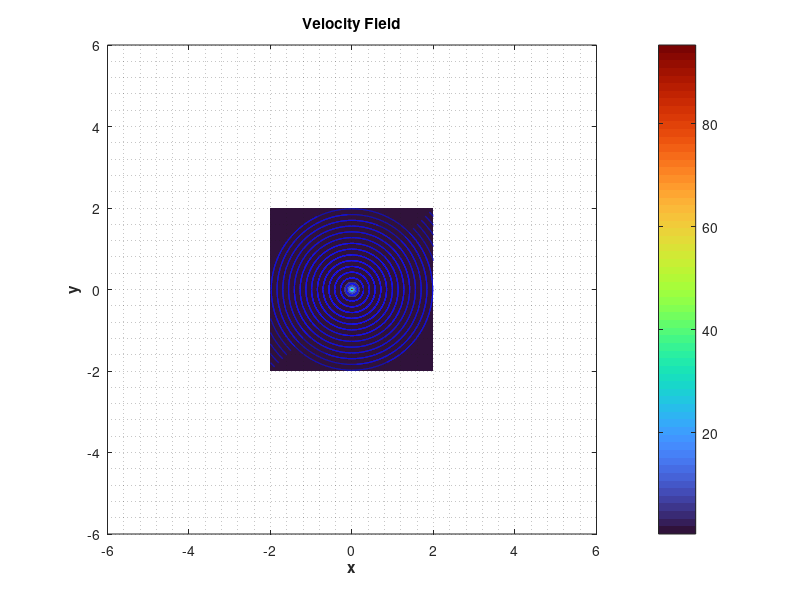

Write MATLAB code to recreate this figure.
clear, clc,clf,close all;

% Mesh
[x, y] = meshgrid(-2:0.01:2, -2:0.01:2);
k = 1;

% Velocity
u = (k.*y) ./ (x.^2 + y.^2);
v = ( -k.*x ) ./ (x.^2 + y.^2);

speed = hypot(u,v);
contourf(x, y, speed, 20, 'LineStyle', 'none');
colormap(turbo);
colorbar;
hold on;

% Starting points for streamlines
startx = -5:0.1:5;
starty = -5:0.1:5;

% Streamlines
streamline(x, y, u, v, startx, starty);

xlabel('x', 'FontWeight', 'bold');
    ylabel('y', 'FontWeight', 'bold');
    title('Velocity Field', 'FontWeight', 'bold');
    axis equal, grid minor;
    xlim([-6,6]), ylim([-6,6]);
